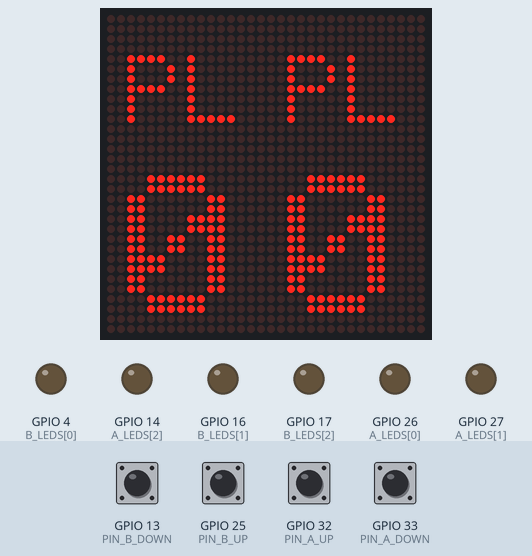
The sketch below on a simulated ESP32. Parts: 32×32 LED matrix, output pins drawn as LEDs (lit = HIGH). The test bench sets the inputs (shaded band); at power-on: GPIO 13 (PIN_B_DOWN), GPIO 25 (PIN_B_UP), GPIO 32 (PIN_A_UP), GPIO 33 (PIN_A_DOWN) HIGH. EEPROM starts erased; what the sketch prints to the serial monitor is not drawn.

Above: at 1.2 s.
1.3 s: GPIO 25 (PIN_B_UP) pulled LOW for 0.15 s
At 1.6 s:
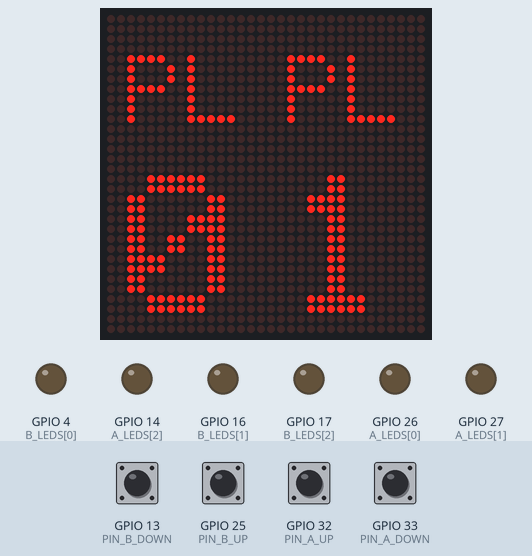
2.9 s: GPIO 32 (PIN_A_UP) pulled LOW for 0.15 s
At 4.0 s:
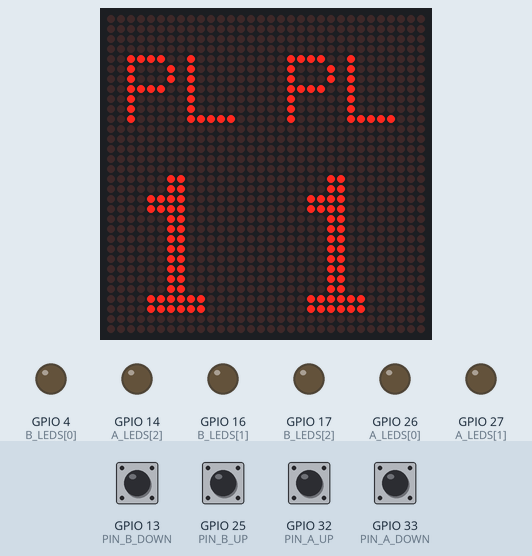
4.5 s: GPIO 13 (PIN_B_DOWN) pulled LOW for 0.15 s
At 5.2 s:
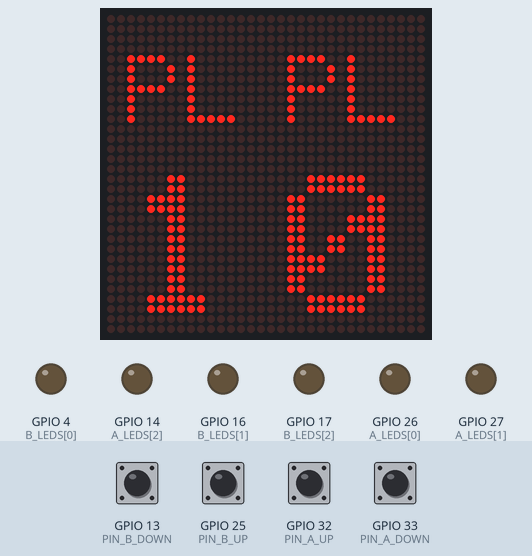
6.1 s: GPIO 32 (PIN_A_UP) pulled LOW for 1 s
At 6.5 s:
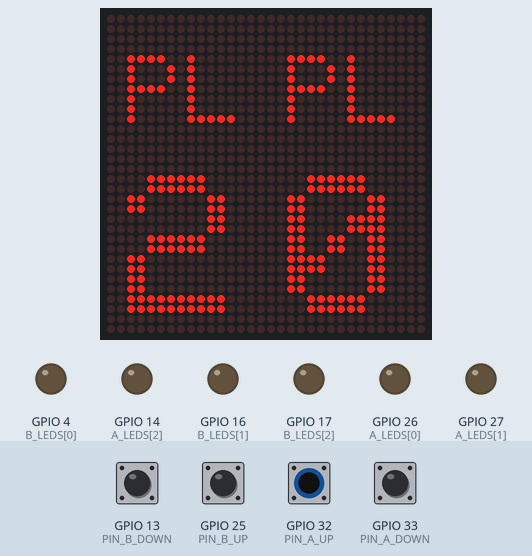
8.6 s: GPIO 25 (PIN_B_UP) pulled LOW for 1 s
At 9.6 s:
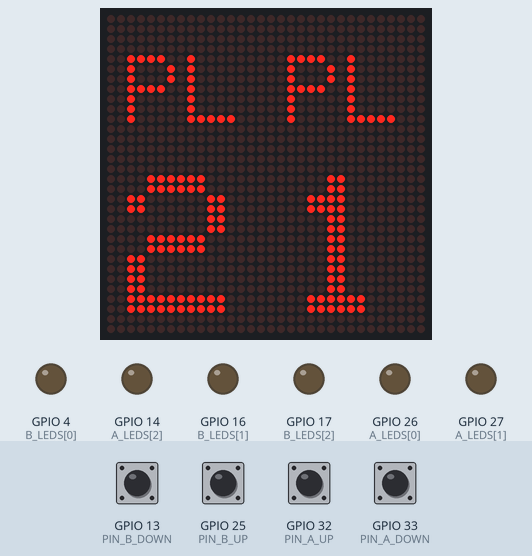
Timing chart, 0 to 11.6 s (numbered marks = the images above; inputs shaded):
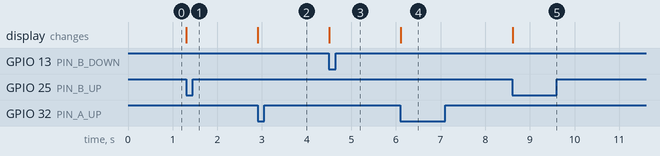

Measured:
- after the input at 1.3 s, the display: changes at once (image 1)
- after the input at 2.9 s, the display: changes at once (image 2)
- after the input at 4.5 s, the display: changes at once (image 3)
- after the input at 6.1 s, the display: changes at once (image 4)
- after the input at 8.6 s, the display: changes at once (image 5)

The sketch:

scoreboard.ino
```cpp
/*
 * Smart Scoreboard — LED-array build
 * ----------------------------------------------------------------------------
 *  - 4x MAX7219 16x16 square matrices, stacked per player:
 *        initials on top, score below (A left column, B right column)
 *  - 6x discrete LEDs: 3 green (A rounds) + 3 red (B rounds), Best-of-3
 *  - 4 buttons: A-up/A-down, B-up/B-down (up=+point, down=-1 point, own player)
 *  - ESP32 SoftAP captive portal: pick game + enter names
 *  - Game/names/scores persist in NVS.
 * Author: Rohit Jangra
 * ----------------------------------------------------------------------------
 */
#include <Arduino.h>
#include <Preferences.h>
#include "game_logic.h"
#include "display_matrix.h"
#include "indicators.h"
#include "input.h"
#include "web_ui.h"

ScoreState gState;
History    gHist;
Game       gGame = TABLE_TENNIS;
char       gNameA[17] = "Player A";
char       gNameB[17] = "Player B";
Preferences prefs;

// First two non-space letters, uppercased.
static void initialsOf(const char* name, char* out2) {
  int j = 0;
  for (int i = 0; name[i] && j < 2; i++)
    if (name[i] != ' ') out2[j++] = toupper(name[i]);
  out2[j] = 0;
  if (j == 0) { out2[0] = '?'; out2[1] = 0; }
}

static void renderBoard() {
  char a[8], b[8], ia[3], ib[3];
  format_score(&gState, gGame, true,  a, sizeof(a));
  format_score(&gState, gGame, false, b, sizeof(b));
  initialsOf(gNameA, ia);
  initialsOf(gNameB, ib);
  // 4 square cells: A initials, A score, B initials, B score.
  display_show(ia, a, ib, b);
  indicators_update(gState.gamesA, gState.gamesB);
}

static void saveState() {
  prefs.putInt("scoreA", gState.scoreA);
  prefs.putInt("scoreB", gState.scoreB);
  prefs.putInt("gamesA", gState.gamesA);
  prefs.putInt("gamesB", gState.gamesB);
  prefs.putUChar("tA", gState.tA);
  prefs.putUChar("tB", gState.tB);
  prefs.putUChar("game", (uint8_t)gGame);
  prefs.putString("nameA", gNameA);
  prefs.putString("nameB", gNameB);
}

static void loadState() {
  gState.scoreA = prefs.getInt("scoreA", 0);
  gState.scoreB = prefs.getInt("scoreB", 0);
  gState.gamesA = prefs.getInt("gamesA", 0);
  gState.gamesB = prefs.getInt("gamesB", 0);
  gState.tA = prefs.getUChar("tA", 0);
  gState.tB = prefs.getUChar("tB", 0);
  uint8_t g = prefs.getUChar("game", (uint8_t)TABLE_TENNIS);
  gGame = (g < GAME_COUNT) ? (Game)g : TABLE_TENNIS;
  prefs.getString("nameA", gNameA, sizeof(gNameA));
  prefs.getString("nameB", gNameB, sizeof(gNameB));
}

// ---- web callbacks ----
static void onConfig(int gameIdx, const char* nameA, const char* nameB) {
  if (gameIdx >= 0 && gameIdx < GAME_COUNT) gGame = (Game)gameIdx;
  if (nameA[0]) strncpy(gNameA, nameA, sizeof(gNameA) - 1), gNameA[sizeof(gNameA)-1] = 0;
  if (nameB[0]) strncpy(gNameB, nameB, sizeof(gNameB) - 1), gNameB[sizeof(gNameB)-1] = 0;
  state_reset(&gState); history_clear(&gHist);
  saveState(); renderBoard();
}
static void onReset() {
  reset_match(&gState, &gHist);
  saveState(); renderBoard();
}
static void stateJson(char* out, size_t n) {
  char a[8], b[8];
  format_score(&gState, gGame, true,  a, sizeof(a));
  format_score(&gState, gGame, false, b, sizeof(b));
  snprintf(out, n, "{\"a\":\"%s\",\"b\":\"%s\",\"ga\":%d,\"gb\":%d}",
           a, b, gState.gamesA, gState.gamesB);
}

void setup() {
  Serial.begin(115200);
  prefs.begin("scoreboard", false);
  history_clear(&gHist);
  loadState();

  display_init();
  indicators_init();
  input_init();
  web_init(onConfig, onReset, stateJson);

  renderBoard();
  Serial.println("Scoreboard (LED-array) ready.");
}

void loop() {
  web_tick();
  display_tick();                 // display refresh hook (no-op for Max72xxPanel)
  indicators_tick(millis());

  BtnEvent ev = input_poll();
  if (ev == EV_NONE) return;

  if (match_over(&gState) && (ev == EV_A_UP || ev == EV_B_UP)) return;  // match done: ignore scoring

  switch (ev) {
    case EV_A_UP:   apply_point(&gState, &gHist, gGame, true);  break;
    case EV_B_UP:   apply_point(&gState, &gHist, gGame, false); break;
    case EV_A_DOWN: decrement_point(&gState, gGame, true);  break;  // only A
    case EV_B_DOWN: decrement_point(&gState, gGame, false); break;  // only B
    default: return;
  }
  saveState();
  renderBoard();
}
```

display_matrix.cpp
```cpp
#include "display_matrix.h"
#include <string.h>
#include <SPI.h>
#include <Adafruit_GFX.h>
#include "Max72xxPanel.h"   // vendored (BSD, Mark Ruys) — not in Arduino registry

// All four 16x16 modules (16x MAX7219 8x8 tiles) hang off ONE SPI chain:
//   ESP32 hardware VSPI -> SCK=GPIO18, MOSI(DIN)=GPIO23, CS=GPIO5.
#define MATRIX_CS 5

// 4 physical 16x16 modules = a 4x4 grid of 8x8 tiles -> 32x32 logical pixels.
#define H_TILES 4
#define V_TILES 4
#define NUM_TILES (H_TILES * V_TILES)

static Max72xxPanel matrix = Max72xxPanel(MATRIX_CS, H_TILES, V_TILES);

// ---------------------------------------------------------------------------
// HARDWARE CALIBRATION (cheap MAX7219 panels vary by maker)
// ---------------------------------------------------------------------------
// The 16 8x8 tiles are chained in this physical order:
//   tiles  0..3  -> A-initials module   (top-left  16x16 quadrant)
//   tiles  4..7  -> A-score module      (bottom-left)
//   tiles  8..11 -> B-initials module   (top-right)
//   tiles 12..15 -> B-score module      (bottom-right)
// Each module's 4 internal tiles are assumed chained TL,TR,BL,BR.
// Map each chain tile to its (col,row) position in the 4x4 logical grid:
static const uint8_t TILE_X[NUM_TILES] = { 0,1,0,1,  0,1,0,1,  2,3,2,3,  2,3,2,3 };
static const uint8_t TILE_Y[NUM_TILES] = { 0,0,1,1,  2,2,3,3,  0,0,1,1,  2,2,3,3 };
// If a quadrant shows up rotated/mirrored on real hardware, change this
// (0..3). FC16-style modules commonly need 1; generic 16x16 often need 0.
#define TILE_ROTATION 1

// 16x16 quadrant top-left origins (logical pixels).
struct Cell { int ox, oy; };
static const Cell CELL_A_INIT  = {  0,  0 };
static const Cell CELL_A_SCORE = {  0, 16 };
static const Cell CELL_B_INIT  = { 16,  0 };
static const Cell CELL_B_SCORE = { 16, 16 };

void display_init() {
  for (uint8_t i = 0; i < NUM_TILES; i++) {
    matrix.setPosition(i, TILE_X[i], TILE_Y[i]);
    matrix.setRotation(i, TILE_ROTATION);
  }
  matrix.setIntensity(6);          // 0..15 brightness
  matrix.fillScreen(LOW);
  matrix.write();
}

// Draw up to 2 chars centered in a 16x16 cell. 1 char -> size 2 (12x16),
// 2 chars -> size 1 (6x8 each) so both fit across 16 px.
static void drawCell(const Cell& c, const char* s) {
  char buf[3];
  strncpy(buf, s, 2); buf[2] = 0;
  int len = strlen(buf);
  if (len == 0) return;
  uint8_t size = (len <= 1) ? 2 : 1;
  int charW = 6 * size, charH = 8 * size;
  int x = c.ox + (16 - charW * len) / 2;
  int y = c.oy + (16 - charH) / 2;
  matrix.setTextSize(size);
  matrix.setTextColor(HIGH, LOW);
  matrix.setCursor(x, y);
  matrix.print(buf);
}

void display_show(const char* initA, const char* scoreA,
                  const char* initB, const char* scoreB) {
  matrix.fillScreen(LOW);
  drawCell(CELL_A_INIT,  initA);
  drawCell(CELL_A_SCORE, scoreA);
  drawCell(CELL_B_INIT,  initB);
  drawCell(CELL_B_SCORE, scoreB);
  matrix.write();
}

void display_tick() {
  // Max72xxPanel pushes the frame in display_show(); nothing to maintain here.
}
```

display_matrix.h
```cpp
#pragma once
// 4x 16x16 MAX7219 square matrices, driven via Adafruit GFX + Max72xxPanel.
// Layout (stacked per player, A left / B right):
//     [initA]   [initB]      <- top    16x16 quadrants
//     [scoreA]  [scoreB]     <- bottom 16x16 quadrants
// Each cell shows up to 2 characters (1 char = large, 2 chars = small).
void display_init();
void display_show(const char* initA, const char* scoreA,
                  const char* initB, const char* scoreB);
void display_tick();  // kept for loop() compatibility (writes are immediate; no-op)
```

game_logic.cpp
```cpp
#include "game_logic.h"
#include <stdio.h>

void state_reset(ScoreState* s) {
  s->scoreA = s->scoreB = 0;
  s->gamesA = s->gamesB = 0;
  s->tA = s->tB = 0;
}

void history_clear(History* h) { h->len = 0; }

static void history_push(History* h, const ScoreState* s) {
  if (h->len == UNDO_DEPTH) {
    for (int i = 1; i < UNDO_DEPTH; i++) h->items[i - 1] = h->items[i];
    h->len--;
  }
  h->items[h->len++] = *s;
}

// ---- Free Count -----------------------------------------------------------
static void free_onPoint(ScoreState* s, bool playerA) {
  if (playerA) s->scoreA++; else s->scoreB++;
}
static void int_format(const ScoreState* s, bool playerA, char* out, size_t n) {
  snprintf(out, n, "%d", playerA ? s->scoreA : s->scoreB);
}

// ---- Table Tennis ---------------------------------------------------------
static void award_round(ScoreState* s, bool playerA) {
  if (playerA) s->gamesA++; else s->gamesB++;
  s->scoreA = s->scoreB = 0;
}

static void count_winByTwo(ScoreState* s, bool playerA, int winScore, int hardCap) {
  if (playerA) s->scoreA++; else s->scoreB++;
  int me   = playerA ? s->scoreA : s->scoreB;
  int them = playerA ? s->scoreB : s->scoreA;
  bool win = (me >= winScore && (me - them) >= 2) || (hardCap > 0 && me >= hardCap);
  if (win) award_round(s, playerA);
}

// ---- Tennis ---------------------------------------------------------------
static void award_game_tennis(ScoreState* s, bool playerA) {
  if (playerA) s->gamesA++; else s->gamesB++;
  s->tA = s->tB = 0;
}
static void tennis_onPoint(ScoreState* s, bool playerA) {
  uint8_t* me  = playerA ? &s->tA : &s->tB;
  uint8_t* opp = playerA ? &s->tB : &s->tA;
  if (*me < 3 && *opp < 4) {            // climbing 0->15->30->40
    (*me)++;
  } else if (*me == 3 && *opp < 3) {    // 40 vs <40 -> game
    award_game_tennis(s, playerA);
  } else if (*me == 3 && *opp == 3) {   // deuce -> my advantage
    *me = 4;
  } else if (*me == 3 && *opp == 4) {   // I score, opp loses advantage -> deuce
    *opp = 3;
  } else if (*me == 4) {                // I had advantage -> game
    award_game_tennis(s, playerA);
  }
}
static const char* TENNIS_POINTS[] = { "0", "15", "30", "40", "AD" };
static void tennis_format(const ScoreState* s, bool playerA, char* out, size_t n) {
  uint8_t idx = playerA ? s->tA : s->tB;
  snprintf(out, n, "%s", TENNIS_POINTS[idx]);
}

const GameRules GAMES[GAME_COUNT] = {
  { "Table Tennis",  nullptr,        int_format,    11, 0  },
  { "Tennis",        tennis_onPoint, tennis_format, 0,  0  },
  { "Badminton",     nullptr,        int_format,    21, 30 },
  { "Free Count",    free_onPoint,   int_format,    0,  0  },
  { "Pickleball",    nullptr,        int_format,    11, 0  },
  { "Volleyball",    nullptr,        int_format,    25, 0  },
  { "Basketball 21", nullptr,        int_format,    21, 0  },
  { "Cornhole",      nullptr,        int_format,    21, 0  },
};

void apply_point(ScoreState* s, History* h, Game g, bool playerA) {
  history_push(h, s);
  if (GAMES[g].onPoint) GAMES[g].onPoint(s, playerA);
  else count_winByTwo(s, playerA, GAMES[g].winScore, GAMES[g].hardCap);
}

// Remove one point from THAT player only — corrects a misclick without ever
// touching the opponent's score. Floors at 0; does not un-win a finished round.
void decrement_point(ScoreState* s, Game g, bool playerA) {
  if (GAMES[g].onPoint == tennis_onPoint) {
    uint8_t* me = playerA ? &s->tA : &s->tB;
    if (*me > 0) (*me)--;            // AD(4)->40(3)->30(2)->15(1)->0
  } else {
    int* me = playerA ? &s->scoreA : &s->scoreB;
    if (*me > 0) (*me)--;
  }
}

bool undo(ScoreState* s, History* h) {
  if (h->len == 0) return false;
  *s = h->items[--h->len];
  return true;
}

void reset_match(ScoreState* s, History* h) {
  history_push(h, s);
  s->scoreA = s->scoreB = 0;
  s->gamesA = s->gamesB = 0;
  s->tA = s->tB = 0;
}

void format_score(const ScoreState* s, Game g, bool playerA, char* out, size_t n) {
  GAMES[g].format(s, playerA, out, n);
}

bool match_over(const ScoreState* s) {
  return s->gamesA >= MATCH_TARGET || s->gamesB >= MATCH_TARGET;
}

const char* game_name(Game g) { return GAMES[g].name; }

int menu_advance(int cursor) { return (cursor + 1) % NUM_MENU; }

const char* menu_name(int idx) {
  if (idx == REACTION_ITEM) return "Reaction";
  return GAMES[idx].name;
}
```

game_logic.h
```cpp
#pragma once
#include <stddef.h>
#include <stdint.h>

enum Game { TABLE_TENNIS, TENNIS, BADMINTON, FREE_COUNT,
            PICKLEBALL, VOLLEYBALL, BASKETBALL_21, CORNHOLE, GAME_COUNT };
enum Mode { PLAYING, MENU, REACTION };

#define UNDO_DEPTH 20
#define MATCH_TARGET 2   // Best of 3: first to 2 games wins the match

struct ScoreState {
  int scoreA, scoreB;     // raw points (TT / badminton / free count)
  int gamesA, gamesB;     // rounds/games won -> LED stick
  uint8_t tA, tB;         // tennis point index: 0=0,1=15,2=30,3=40,4=AD
};

struct History {
  ScoreState items[UNDO_DEPTH];
  int len;
};

typedef void (*OnPointFn)(ScoreState* s, bool playerA);
typedef void (*FormatFn)(const ScoreState* s, bool playerA, char* out, size_t n);

struct GameRules {
  const char* name;
  OnPointFn   onPoint;    // nullptr => use the generic count_winByTwo handler
  FormatFn    format;
  int         winScore;   // for the generic handler
  int         hardCap;    // 0 = no cap
};

#define REACTION_ITEM (GAME_COUNT)     // menu index of the reaction game
#define NUM_MENU      (GAME_COUNT + 1) // scoring games + reaction

extern const GameRules GAMES[GAME_COUNT];

void state_reset(ScoreState* s);
void history_clear(History* h);
void apply_point(ScoreState* s, History* h, Game g, bool playerA);
void decrement_point(ScoreState* s, Game g, bool playerA);  // remove one point from THAT player only (floor 0)
bool undo(ScoreState* s, History* h);          // false if nothing to undo
void reset_match(ScoreState* s, History* h);   // pushes snapshot, zeroes scores+games
void format_score(const ScoreState* s, Game g, bool playerA, char* out, size_t n);
const char* game_name(Game g);
int         menu_advance(int cursor);  // (cursor + 1) % NUM_MENU
const char* menu_name(int idx);        // game name, or "Reaction" for REACTION_ITEM
bool match_over(const ScoreState* s);  // true once a side reaches MATCH_TARGET games
```

indicators.cpp
```cpp
#include "indicators.h"
#include <Arduino.h>
#include "game_logic.h"   // MATCH_TARGET

static const uint8_t A_LEDS[3] = {26, 27, 14};  // green, player A
static const uint8_t B_LEDS[3] = {4, 16, 17};   // red,   player B

static int  winnerSide = -1;   // -1 none, 0 = A, 1 = B
static bool blinkOn = false;
static uint32_t lastBlink = 0;

void indicators_init() {
  for (int i = 0; i < 3; i++) {
    pinMode(A_LEDS[i], OUTPUT); digitalWrite(A_LEDS[i], LOW);
    pinMode(B_LEDS[i], OUTPUT); digitalWrite(B_LEDS[i], LOW);
  }
}

void indicators_update(int gamesA, int gamesB) {
  for (int i = 0; i < 3; i++) {
    digitalWrite(A_LEDS[i], i < gamesA ? HIGH : LOW);
    digitalWrite(B_LEDS[i], i < gamesB ? HIGH : LOW);
  }
  if      (gamesA >= MATCH_TARGET) winnerSide = 0;
  else if (gamesB >= MATCH_TARGET) winnerSide = 1;
  else                             winnerSide = -1;
}

void indicators_tick(uint32_t now) {
  if (winnerSide < 0) return;
  if (now - lastBlink < 400) return;
  lastBlink = now;
  blinkOn = !blinkOn;
  uint8_t pin = (winnerSide == 0) ? A_LEDS[2] : B_LEDS[2];  // spare 3rd LED
  digitalWrite(pin, blinkOn ? HIGH : LOW);
}
```

indicators.h
```cpp
#pragma once
#include <stdint.h>
void indicators_init();
void indicators_update(int gamesA, int gamesB);
void indicators_tick(uint32_t now);
```

input.cpp
```cpp
#include "input.h"
#include <Arduino.h>

#define PIN_A_UP   32
#define PIN_A_DOWN 33
#define PIN_B_UP   25
#define PIN_B_DOWN 13
#define DEBOUNCE_MS 40

struct Btn { uint8_t pin; BtnEvent ev; bool last; uint32_t t; };
static Btn btns[4] = {
  {PIN_A_UP,   EV_A_UP,   true, 0},
  {PIN_A_DOWN, EV_A_DOWN, true, 0},
  {PIN_B_UP,   EV_B_UP,   true, 0},
  {PIN_B_DOWN, EV_B_DOWN, true, 0},
};

void input_init() {
  for (int i = 0; i < 4; i++) {
    pinMode(btns[i].pin, INPUT_PULLUP);
    btns[i].last = HIGH;
    btns[i].t = 0;
  }
}

BtnEvent input_poll() {
  uint32_t now = millis();
  for (int i = 0; i < 4; i++) {
    bool cur = digitalRead(btns[i].pin);          // HIGH idle, LOW pressed
    if (cur != btns[i].last && (now - btns[i].t) > DEBOUNCE_MS) {
      btns[i].t = now;
      btns[i].last = cur;
      if (cur == LOW) return btns[i].ev;           // fire on press (falling edge)
    }
  }
  return EV_NONE;
}
```

input.h
```cpp
#pragma once
enum BtnEvent { EV_NONE, EV_A_UP, EV_A_DOWN, EV_B_UP, EV_B_DOWN };
void input_init();
BtnEvent input_poll();
```

web_ui.h
```cpp
#pragma once
#include <stddef.h>
typedef void (*ConfigCb)(int gameIdx, const char* nameA, const char* nameB);
typedef void (*ResetCb)();
typedef void (*StateFn)(char* out, size_t n);
void web_init(ConfigCb onConfig, ResetCb onReset, StateFn stateJson);
void web_tick();
```

Source omitted: web_ui.cpp (3401 bytes)
